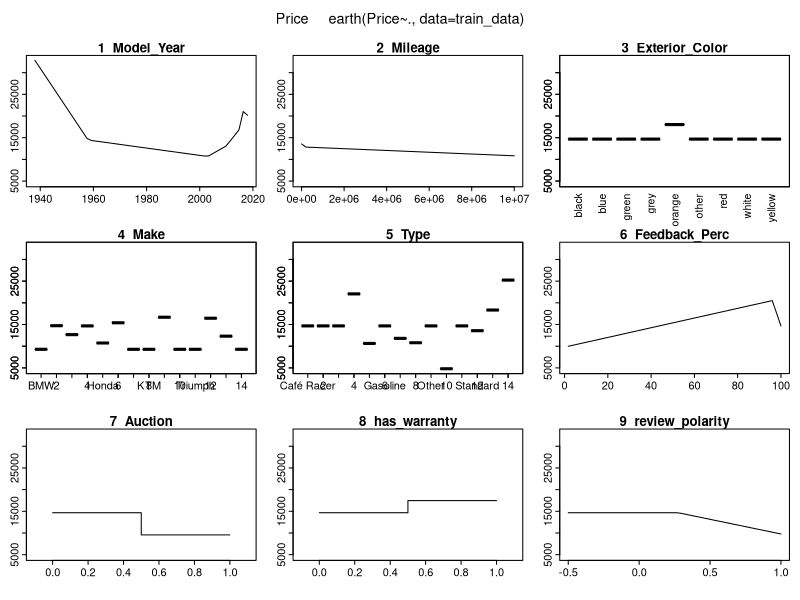

This chart was generated by the following R code: (Note: this script raises an error after producing the figure.)
## ---- chunk 1
library(earth)
## ---- chunk 2
setwd("C:/Users/Wyatt/Documents/Year 3 - Autumn/MS&E 226/Project/Data/")
train_data <- read.csv(file = "final_train_data.csv")
test_data <- read.csv(file = "final_test_data.csv")
train_data[1] <- NULL
test_data[1] <- NULL
dependent_variable_train <- train_data[,2]
dependent_variable_test <- test_data[,2]
independent_variable_train <- train_data[,-2]
independent_variable_test <- test_data[,-2]
## ---- chunk 3
earth.mod.vi <- earth(Price ~ ., data = train_data, degree = 2)
vi <- evimp(earth.mod.vi, trim=FALSE)
print(vi)
## ---- chunk 4
earth.mod <- earth(Price ~ ., data = train_data)
plotmo(earth.mod)
summary(earth.mod, digits = 2, style = "pmax")
## ---- chunk 5
price.pred.train <- predict(earth.mod, newdata = independent_variable_train)
price_error.train <- (dependent_variable_train - price.pred.train)
price_error_df.train <- data.frame(price_error.train)
## ---- chunk 6
rmse <- function(error) {
  sqrt(mean(error^2))
}
RMSE.train <- rmse(price_error.train)
print(RMSE.train)
## ---- chunk 7
ggplot(price_error_df.train, aes(x = price_error.train)) + geom_histogram() + geom_vline(aes(xintercept = mean(price_error.train)), color = "red", linetype = "dashed", size = 1)
## ---- chunk 8
price.pred <- predict(earth.mod, newdata = independent_variable_test)
price_error <- (dependent_variable_test - price.pred)
price_error_df <- data.frame(price_error)
## ---- chunk 9
rmse <- function(error) {
  sqrt(mean(error^2))
}
RMSE <- rmse(price_error)
print(RMSE)
## ---- chunk 10
ggplot(price_error_df, aes(x = price_error)) + geom_histogram() + geom_vline(aes(xintercept = mean(price_error)), color = "red", linetype = "dashed", size = 1)
